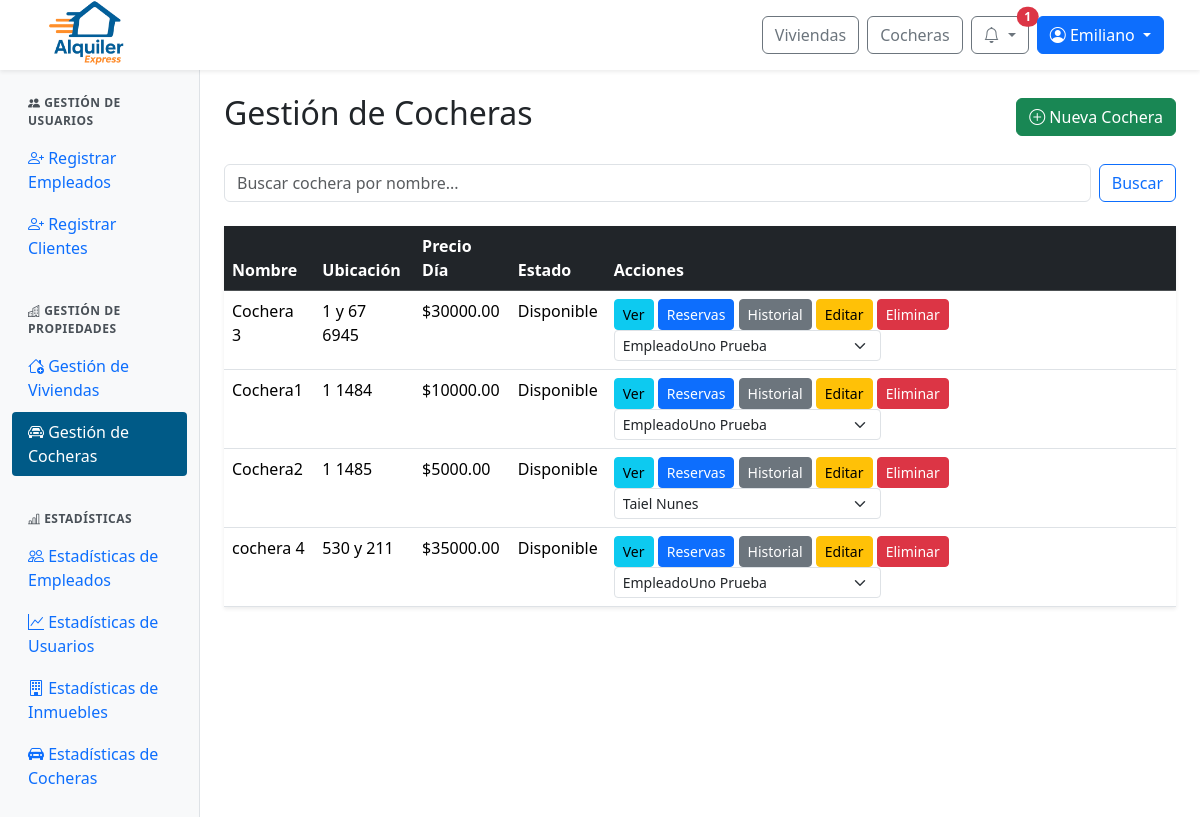
/panel/cocheras/ (signed in), run on an earlier commit of the app's database.
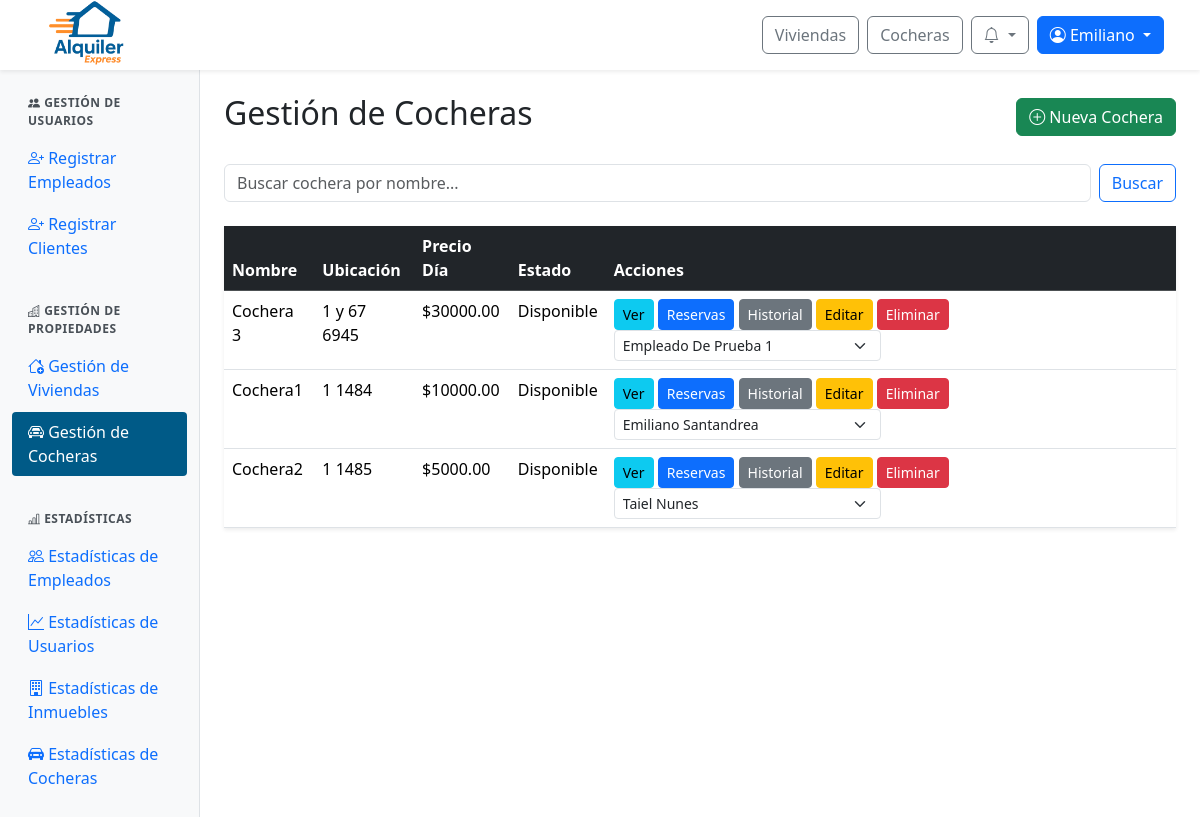
And on a later commit of the database.
### web/models.py (models this page shows, shortened)
class Cochera(models.Model):
    id_cochera = models.AutoField(primary_key=True)
    nombre = models.CharField(max_length=100, unique=True)
    alto = models.FloatField()
    ancho = models.FloatField()
    largo = models.FloatField()
    cantidad_vehiculos = models.IntegerField()
    con_techo = models.BooleanField()
    descripcion = models.TextField()
    direccion = models.TextField()
    provincia = models.ForeignKey(Provincia, on_delete=models.SET_NULL, null=True)
    ciudad = models.ForeignKey(Ciudad, on_delete=models.SET_NULL, null=True)
    precio_por_dia = models.DecimalField(max_digits=10, decimal_places=2)
    politica_cancelacion = models.TextField()
    fecha_publicacion = models.DateField()
    estado = models.ForeignKey(Estado, on_delete=models.SET_NULL, null=True)
    empleado = models.ForeignKey(Perfil, null=True, blank=True, on_delete=models.SET_NULL)
    minimo_dias_alquiler = models.PositiveIntegerField(default=1, verbose_name="Mínimo de días de alquiler")

class Estado(models.Model):
    id_estado = models.AutoField(primary_key=True)
    nombre = models.CharField(max_length=100)

class Perfil(models.Model):
    id_perfil = models.AutoField(primary_key=True)
    usuario = models.OneToOneField(User, on_delete=models.CASCADE)
    dni = models.CharField(max_length=20)
    fecha_nacimiento = models.DateField(null=True, blank=True)

### web/viewsAdminInmuebles.py (the view)
# urls.py: path('panel/cocheras/', viewsAdminInmuebles.admin_cocheras, name='admin_cocheras'),
@login_required
@user_passes_test(is_admin_or_empleado)
def admin_cocheras(request):
    query = request.GET.get('q', '').strip()
    cocheras = Cochera.objects.exclude(estado__nombre='Eliminado').order_by('nombre')
    if query:
        cocheras = cocheras.filter(
            Q(nombre__icontains=query) | Q(descripcion__icontains=query))
    empleados = Perfil.objects.filter(usuario__groups__name="empleado")
    admins = Perfil.objects.filter(usuario__is_staff=True).distinct()
    return render(request, 'admin/admin_cocheras.html', {
        'cocheras': cocheras,
        'query': query,
        'empleados': empleados,
        'admins': admins
    })

### web/context_processors.py (called while the page is built)
def notifications(request):
    if request.user.is_authenticated:
        try:
            return {
                'notificaciones': request.user.perfil.notificacion_set.order_by('-fecha_creacion')[:10],
                'notificaciones_no_leidas': request.user.perfil.notificacion_set.filter(leido=False).count()
            }
        except Exception:
            return {}
    return {}

def is_client_context(request):
    return {'is_client': is_client(request.user)}

### web/utils.py (called while the page is built)
def is_admin_or_empleado(user):
    return user.is_authenticated and (user.is_staff or user.groups.filter(name="empleado").exists())

### web/views.py (called while the page is built)
def is_client(user):
    return user.is_authenticated and user.groups.filter(name="cliente").exists()

### web/templates/admin/admin_cocheras.html (shortened to what this page needs)
{% extends 'admin/admin_base.html' %}
{% block admin_content %}
<div class="d-flex justify-content-between align-items-center mb-4">
    <h2>Gestión de Cocheras</h2>
    {% if user.is_staff %}
    <a href="{% url 'admin_cocheras_alta' %}" class="btn btn-success">
        <i class="bi bi-plus-circle"></i> Nueva Cochera
    </a>
    {% endif %}
</div>
<form class="d-flex mb-4" role="search" method="GET" action="{% url 'admin_cocheras' %}">
    <input class="form-control me-2" type="search" placeholder="Buscar cochera por nombre..." aria-label="Search" name="q" value="{{ query }}">
    <button class="btn btn-outline-primary" type="submit">Buscar</button>
</form>
<div class="shadow-sm">
  <div class="card-body">
    <table class="table table-hover">
      <thead class="table-dark">
        <tr>
          <th scope="col">Nombre</th>
          <th scope="col">Ubicación</th>
          <th scope="col">Precio Día</th>
          <th scope="col">Estado</th>
          <th scope="col">Acciones</th>
        </tr>
      </thead>
      <tbody>
        {% for cochera in cocheras %}
        <tr>
          <td>{{ cochera.nombre }}</td>
          <td>{{ cochera.direccion }}</td>
          <td>${{ cochera.precio_por_dia|floatformat:2 }}</td>
          <td>{{ cochera.estado.nombre }}</td>
          <td>
            <a href="{% url 'detalle_cochera' cochera.id_cochera %}" class="btn btn-sm btn-info" title="Ver Detalles">Ver</a>
            <a href="{% url 'admin_cocheras_reservas' cochera.id_cochera %}" class="btn btn-sm btn-primary" title="Ver Estado/Reservas">Reservas</a>
            <a href="{% url 'admin_cocheras_historial' cochera.id_cochera %}" class="btn btn-sm btn-secondary" title="Ver Historial">Historial</a>
            {% if user.is_staff %}
              <a href="{% url 'admin_cocheras_editar' cochera.id_cochera %}" class="btn btn-sm btn-warning" title="Editar">Editar</a>
              <a href="#" class="btn btn-sm btn-danger eliminar-cochera" data-id="{{ cochera.id_cochera }}" title="Eliminar">Eliminar</a>
              <form method="post" action="{% url 'cambiar_empleado_cochera' cochera.id_cochera %}" style="display:inline;">
                <select name="empleado" class="form-select form-select-sm d-inline w-auto align-middle" onchange="this.form.submit()">
                  {% for empleado in empleados %}
                    <option value="{{ empleado.usuario.id }}" {% if cochera.empleado and cochera.empleado.usuario.id == empleado.usuario.id %}selected{% endif %}>
                      {{ empleado.usuario.get_full_name }}
                    </option>
                  {% endfor %}
                  {% for admin in admins %}
                    <option value="{{ admin.usuario.id }}" style="color: #F26A1B;" {% if cochera.empleado and cochera.empleado.usuario.id == admin.usuario.id %}selected{% endif %}>
                      {{ admin.usuario.get_full_name }}
                    </option>
                  {% endfor %}
                </select>
              </form>
            {% endif %}
          </td>
        </tr>
        {% empty %}
        <tr>
          <td colspan="6">No se encontraron cocheras.</td>
        </tr>
        {% endfor %}
      </tbody>
    </table>
  </div>
</div>
{% endblock %}

### web/templates/base/base.html (shortened to what this page needs)
{% load static %}
{% load user_groups %}
<!DOCTYPE html>
<html lang="es">
<head>
  <link rel="stylesheet" href="{% static 'css/normalize' %}">
  <link href="https://cdn.jsdelivr.net/npm/bootstrap@5.3.3/dist/css/bootstrap.min.css" rel="stylesheet">
  <link href="https://cdn.jsdelivr.net/npm/bootstrap-icons@1.10.5/font/bootstrap-icons.css" rel="stylesheet">
  <link rel="stylesheet" href="https://cdn.jsdelivr.net/npm/sweetalert2@11/dist/sweetalert2.min.css">
  <link rel="stylesheet" href="{% static 'css/global.css' %}">
  <link rel="stylesheet" href="{% static 'css/notification.css' %}">
  {% block extra_css %}{% endblock %}
</head>
<body>
  <nav class="navbar navbar-expand-lg navbar-light bg-white fixed-top shadow-sm px-4">
    <div class="navbar__container container-fluid d-flex align-items-center justify-content-between">
      <div class="d-flex align-items-center me-3">
        <a href="{% url 'index' %}">
          <img src="{% static 'img/logo-alquiler-express-3.png' %}" alt="Logo Alquiler Express" class="navbar__icon">
        </a>
      </div>
      <div class="navbar__buttons d-flex align-items-center ms-3">
        <a href="{% url 'buscar_inmuebles' %}" class="btn btn-outline-secondary me-2">Viviendas</a>
        <a href="{% url 'buscar_cocheras' %}" class="btn btn-outline-secondary me-2">Cocheras</a>
        {% if user.is_authenticated %}
          <div class="dropdown me-2">
            <button class="btn btn-outline-secondary position-relative dropdown-toggle"
                    type="button"
                    id="notificacionesDropdown"
                    data-bs-toggle="dropdown"
                    aria-expanded="false"
                    onclick="marcarTodasLeidas('{% url 'marcar_todas_leidas' %}', '{{ csrf_token }}')">
              <i class="bi bi-bell"></i>
              {% if notificaciones_no_leidas > 0 %}
                <span class="position-absolute top-0 start-100 translate-middle badge rounded-pill bg-danger">
                  {{ notificaciones_no_leidas }}
                </span>
              {% endif %}
            </button>
          </div>
          <div class="dropdown">
            <button class="btn btn-primary dropdown-toggle" type="button" id="userOptionsDropdown" data-bs-toggle="dropdown" aria-expanded="false">
              <i class="bi bi-person-circle"></i> {{ user.first_name|default:user.username }}
            </button>
          </div>
        {% else %}
          <a href="{% url 'login' %}" class="btn btn-outline-secondary me-2">Iniciar sesión</a>
          <a href="{% url 'register' %}" class="btn btn-primary">Registrarse</a>
        {% endif %}
      </div>
    </div>
  </nav>
  {% block content %}{% endblock content %}
</body>
</html>

What changed in the data, as far as the page shows it:
removed Cochera: nombre "cochera 4", direccion "530 y 211", precio_por_dia "35000.00", estado.nombre "Disponible", empleado "EmpleadoUno Prueba"
changed Cochera "Cochera 3": empleado "EmpleadoUno Prueba" → "Empleado De Prueba 1"
changed Cochera "Cochera1": empleado "EmpleadoUno Prueba" → "Emiliano Santandrea"
Also different on the page:
{{ notificaciones_no_leidas }}: "1" → (not shown)
